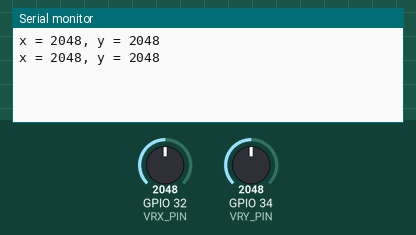
Bench run of a sketch on a simulated ESP32. Parts: the last lines printed to the serial monitor. The test bench sets the inputs (shaded band); at power-on: GPIO 32 (VRX_PIN) = 2048, GPIO 34 (VRY_PIN) = 2048.

Above: at 2.8 s.
2.9 s: GPIO 32 (VRX_PIN) set to 2866
At 5.1 s:
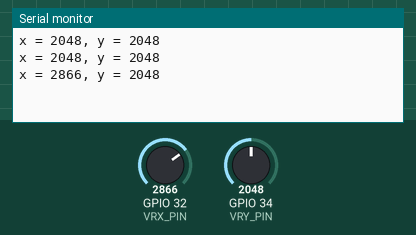
5.6 s: GPIO 34 (VRY_PIN) set to 2866
At 6.7 s:
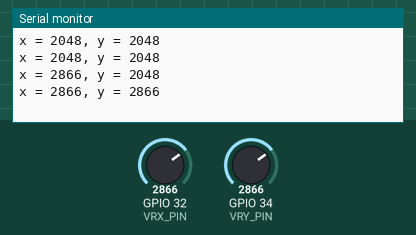
8.3 s: GPIO 32 (VRX_PIN) set to 3603
At 10.8 s:
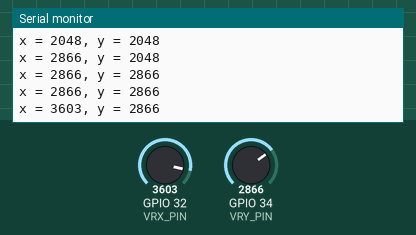
11.0 s: GPIO 34 (VRY_PIN) set to 3603
At 12.5 s:
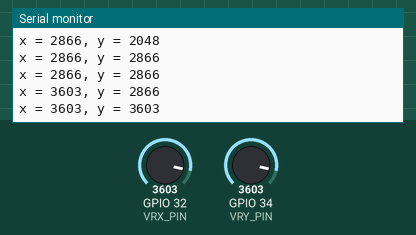
Timing chart, 0 to 14.0 s (numbered marks = the images above; inputs shaded):
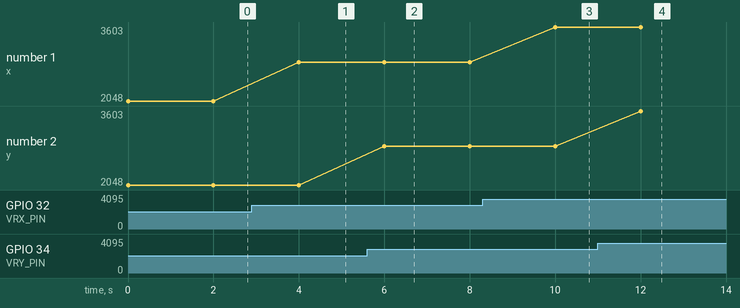

Measured:
- after the input at 2.9 s, the serial monitor: prints a new line after 1.1 s (image 1)
- after the input at 5.6 s, the serial monitor: prints a new line after 0.40 s (image 2)
- after the input at 8.3 s, the serial monitor: prints a new line after 1.7 s (image 3)
- after the input at 11.0 s, the serial monitor: prints a new line after 1.0 s (image 4)
- plotted number 1: 2048 → 2866 after the input at 2.9 s, 2866 → 3603 after the input at 8.3 s

The sketch:

Sensor_Joystick_.ino
```cpp
#define VRX_PIN 32
#define VRY_PIN 34

int valueX = 0;
int valueY = 0;

void setup() {
  Serial.begin(115200);
}

void loop() {
  valueX = analogRead(VRX_PIN);
  valueY = analogRead(VRY_PIN);

  Serial.print("x = ");
  Serial.print(valueX);
  Serial.print(", y = ");
  Serial.println(valueY);
  delay(2000);
}
```
